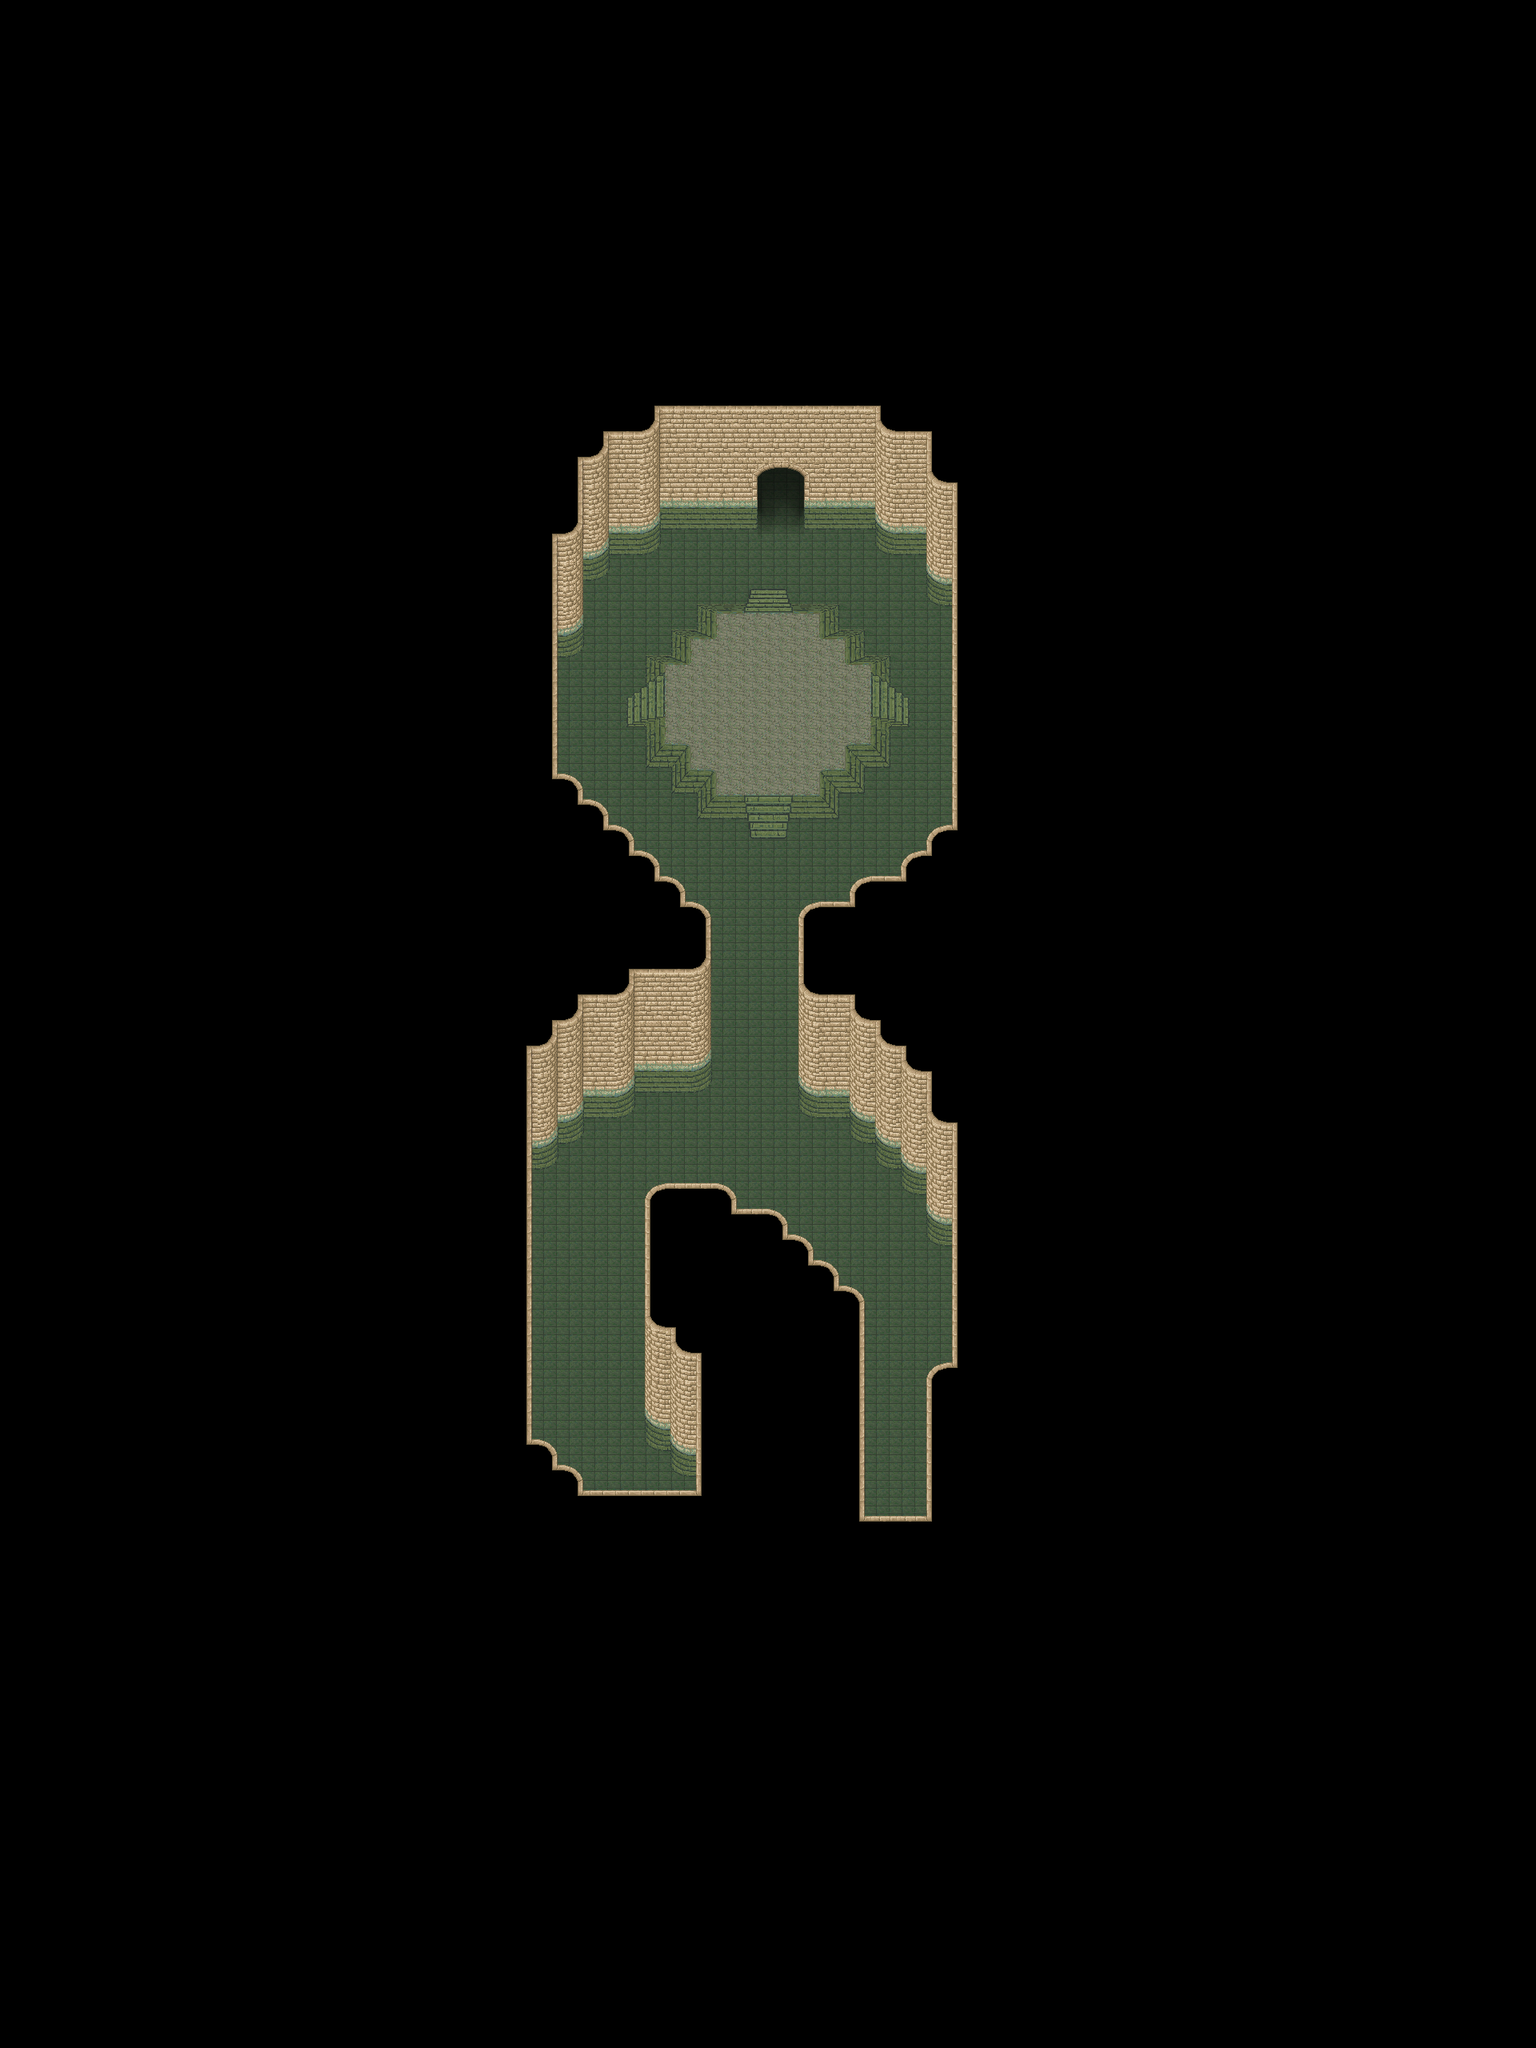

A 2D game scene composited from a Tiled map and its tileset images. What follows is a short description and the map's XML, with each tile layer's data collapsed to a summary:
An orthogonal 60x80 tile map with 32x32 px tiles, 4 tile layers (Ground, Ground 2, Fringe, Over), 2 hidden layers not drawn, 6 tilesets and 9 objects (6x spawn, 3x warp).

<map version="1.2" tiledversion="1.3.4" orientation="orthogonal" renderorder="right-down" compressionlevel="0" width="60" height="80" tilewidth="32" tileheight="32" infinite="0" nextlayerid="8" nextobjectid="15">
 <properties>
  <property name="license" value="CC BY-SA 3.0" />
  <property name="manaplus version" value="2" />
  <property name="minimap" value="graphics/minimaps/001-3-1.png" />
  <property name="music" value="sewer.ogg" />
  <property name="name" value="Rivercave" />
  <property name="overlay0image" value="graphics/images/ambient/spot.png" />
  <property name="overlay0keepratio" value="true" />
  <property name="overlay0mask" value="2" />
  <property name="overlay1image" value="graphics/images/ambient/spot2.png" />
  <property name="overlay1keepratio" value="true" />
  <property name="overlay1mask" value="4" />
  <property name="overlay2image" value="graphics/images/ambient/spot3.png" />
  <property name="overlay2keepratio" value="true" />
  <property name="overlay2mask" value="8" />
 </properties>
 <tileset firstgid="1" name="Sewer" tilewidth="32" tileheight="32" tilecount="256" columns="16">
  <image source="../graphics/tilesets/artis-sewer.png" width="512" height="512" />
 </tileset>
 <tileset firstgid="257" name="Indoor Cellar" tilewidth="32" tileheight="32" tilecount="128" columns="8">
  <image source="../graphics/tilesets/artis-indoor-cellar.png" width="256" height="512" />
 </tileset>
 <tileset firstgid="385" name="Shadow" tilewidth="32" tileheight="32" tilecount="128" columns="8">
  <image source="../graphics/tilesets/shadow.png" width="256" height="512" />
 </tileset>
 <tileset firstgid="513" name="Level Number" tilewidth="32" tileheight="32" tilecount="16" columns="16">
  <image source="../graphics/tilesets/level-number.png" width="512" height="32" />
 </tileset>
 <tileset firstgid="529" name="Collision" tilewidth="32" tileheight="32" tilecount="9" columns="3">
  <image source="../graphics/tilesets/collision.png" width="96" height="96" />
 </tileset>
 <tileset firstgid="538" name="artis-sewer-x3x3" tilewidth="32" tileheight="32" tilecount="36" columns="6">
  <image source="../graphics/tilesets/artis-sewer-x3x3.png" width="192" height="192" />
 </tileset>
 <layer id="1" name="Ground" width="60" height="80">
  <data>[4800 cells, 4800 non-empty, 38 distinct tile ids]</data>
 </layer>
 <layer id="2" name="Ground 2" width="60" height="80">
  <data>[4800 cells, 80 non-empty, 39 distinct tile ids]</data>
 </layer>
 <layer id="3" name="Fringe" width="60" height="80">
  <data>[4800 cells, 9 non-empty, 9 distinct tile ids]</data>
 </layer>
 <layer id="4" name="Over" width="60" height="80">
  <data>[4800 cells, 119 non-empty, 9 distinct tile ids]</data>
 </layer>
 <layer id="5" name="Collision" width="60" height="80" visible="0">
  <data>[4800 cells, 4457 non-empty, 1 distinct tile ids]</data>
 </layer>
 <layer id="6" name="Heights" width="60" height="80" visible="0">
  <data>[4800 cells, 50 non-empty, 1 distinct tile ids]</data>
 </layer>
 <objectgroup id="7" name="Object">
  <object id="8" name="to SewerWest" type="warp" x="736" y="1856" width="64" height="32">
   <properties>
    <property name="dest_map" value="001-3-0" />
    <property name="dest_x" value="162" />
    <property name="dest_y" value="41" />
   </properties>
  </object>
  <object id="9" name="to SewerEast" type="warp" x="1088" y="1888" width="64" height="32">
   <properties>
    <property name="dest_map" value="001-3-0" />
    <property name="dest_x" value="172" />
    <property name="dest_y" value="42" />
   </properties>
  </object>
  <object id="10" name="Green Slime" type="spawn" x="928" y="672" width="224" height="64">
   <properties>
    <property name="death" value="80000" />
    <property name="max_beings" value="3" />
    <property name="monster_id" value="1024" />
    <property name="spawn" value="15000" />
   </properties>
  </object>
  <object id="11" name="Little Green Slime" type="spawn" x="864" y="1024" width="64" height="96">
   <properties>
    <property name="death" value="50000" />
    <property name="max_beings" value="3" />
    <property name="monster_id" value="1025" />
    <property name="spawn" value="10000" />
   </properties>
  </object>
  <object id="10" name="Little Green Slime" type="spawn" x="736" y="736" width="64" height="96">
   <properties>
    <property name="death" value="50000" />
    <property name="max_beings" value="3" />
    <property name="monster_id" value="1025" />
    <property name="spawn" value="10000" />
   </properties>
  </object>
  <object id="11" name="Poison Skull" type="spawn" x="832" y="640" width="64" height="96">
   <properties>
    <property name="death" value="30000" />
    <property name="max_beings" value="1" />
    <property name="monster_id" value="1100" />
    <property name="spawn" value="10000" />
   </properties>
  </object>
  <object id="12" name="Cave Maggot" type="spawn" x="800" y="1376" width="256" height="96">
   <properties>
    <property name="death" value="15000" />
    <property name="max_beings" value="4" />
    <property name="monster_id" value="1027" />
    <property name="spawn" value="5000" />
   </properties>
  </object>
  <object id="13" name="Cave Maggot" type="spawn" x="736" y="736" width="416" height="288">
   <properties>
    <property name="death" value="10000" />
    <property name="max_beings" value="5" />
    <property name="monster_id" value="1027" />
    <property name="spawn" value="2000" />
   </properties>
  </object>
  <object id="14" name="to Hideout" type="warp" x="960" y="608" width="32" height="32">
   <properties>
    <property name="dest_map" value="001-3-2" />
    <property name="dest_x" value="30" />
    <property name="dest_y" value="116" />
    <property name="npc_id" value="SCRIPT" />
   </properties>
  </object>
 </objectgroup>
</map>
